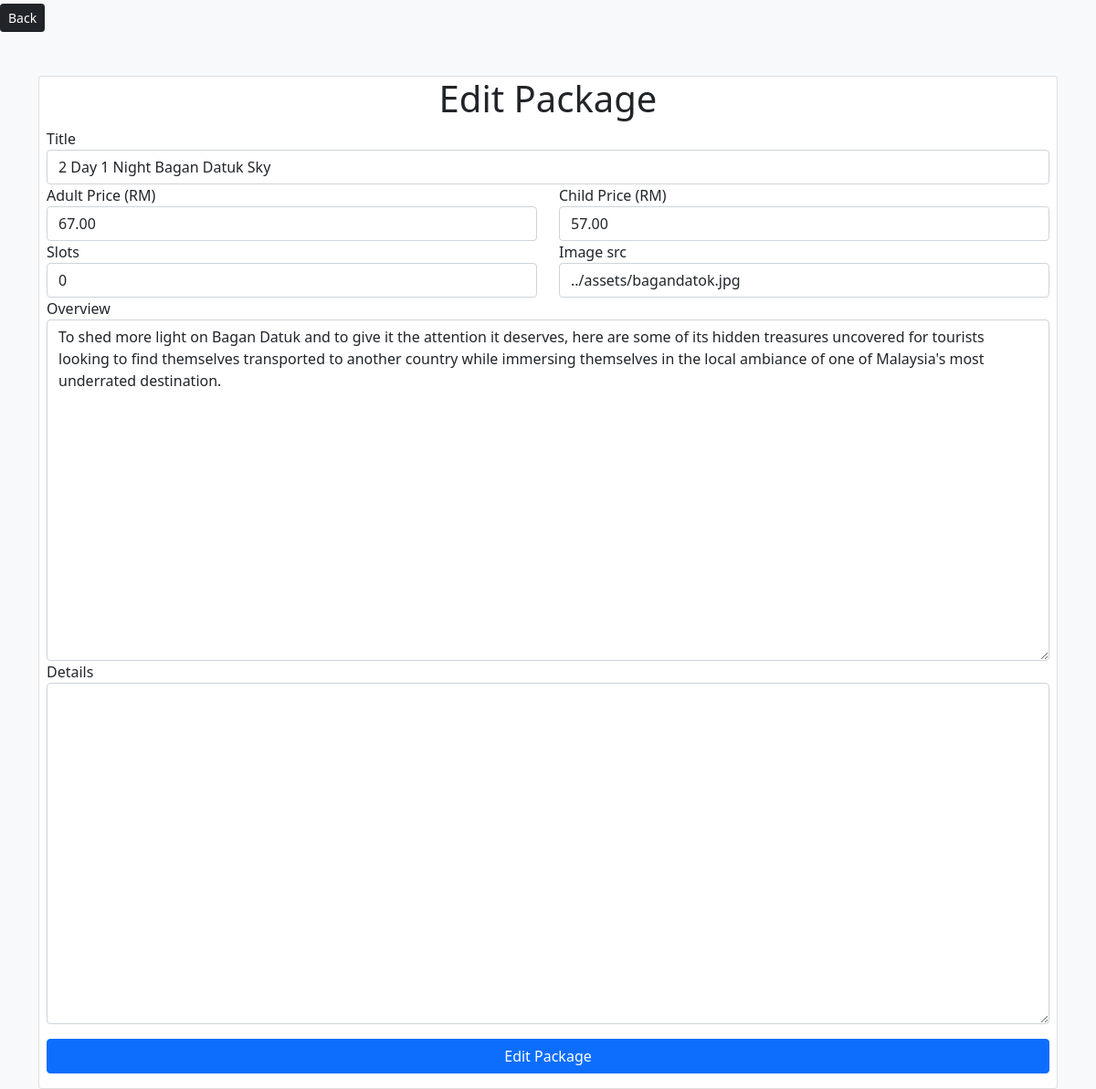
Page /views/admin/editPackageList.php?pkgID=1 (signed in) on the committed database.
### tables this page shows
CREATE TABLE `tourpackage` (
  `id` int(11) NOT NULL,
  `pkgTitle` varchar(30) NOT NULL,
  `pkgOverview` text NOT NULL,
  `pkgDetails` text NOT NULL,
  `pkgPrice` varchar(20) NOT NULL,
  `pkgChildPrice` varchar(20) NOT NULL,
  `pkgSlots` int(100) NOT NULL,
  `pkgImageSrc` varchar(255) NOT NULL
);

### views/admin/editPackageList.php (the view, shortened to what this page needs)
<?php
require_once('../../functions/connectDB.php');
$packageID = $_GET['pkgID'];
$sql = "SELECT * FROM tourpackage WHERE id = $packageID";
$result = mysqli_query($conn, $sql);
if(mysqli_num_rows($result) > 0){
    while($row = mysqli_fetch_assoc($result)){
?>
<!DOCTYPE html>
<html lang="en">
<head>
    <?php
        include '../components/cdnSetup.php'
    ?>
</head>
<body class="bg-light">
    <a href="packageList.php" class="btn btn-dark btn-sm mt-1">Back</a>
    <div class="container">
        <div class="card px-2 mt-5">
            <h1 class="text-center">Edit Package</h1>
            <div class="row">
                <div class="col-md-12">
                    <label>Title</label>
                    <input type="text" name="title" id="title" class="form-control" value="<?php echo $row['pkgTitle']; ?>">
                </div>
                <div class="col-md-6">
                    <label>Adult Price (RM)</label>
                    <input type="number" name="adultPrice" id="adultPrice" class="form-control" value="<?php echo $row['pkgPrice']; ?>">
                </div>
                <div class="col-md-6">
                    <label>Child Price (RM)</label>
                    <input type="number" name="childPrice" id="childPrice" class="form-control" value="<?php echo $row['pkgChildPrice']; ?>">
                </div>
                <div class="col-md-6">
                    <label>Slots</label>
                    <input type="number" name="slots" id="slots" class="form-control" value="<?php echo $row['pkgSlots']; ?>">
                </div>
                <div class="col-md-6">
                    <label>Image src</label>
                    <input type="text" name="imageSRC" id="imageSRC" class="form-control" value="<?php echo $row['pkgImageSrc']; ?>">
                </div>
                <div class="col-md-12">
                    <label>Overview</label>
                    <textarea class="form-control" name="overview" id="overview" cols="30" rows="15" ><?php echo $row['pkgOverview']; ?></textarea>
                </div>
                <div class="col-md-12">
                    <label>Details</label>
                    <textarea class="form-control" name="details" id="details" cols="30" rows="15" ><?php echo $row['pkgDetails']; ?></textarea>
                </div>
                <div class="col-md-12 my-3">
                    <button type="button" onclick="editPackage()" class="btn btn-primary"style="width:100%;">Edit Package</button>
                </div>
            </div>
        </div>
    </div>
</body>
</html>
<?php
    }
}
?>

### views/admin/editPackageList.php (style rules this page uses)
input[type=number] { -moz-appearance: textfield; }

### rows in the picture
tourpackage: title "2 Day 1 Night Bagan Datuk Sky", adultPrice "67.00", childPrice "57.00", slots "0", imageSRC "../assets/bagandatok.jpg", overview "To shed more light on Bagan Datuk and to give it the attention it deserves, here are some of its hidden treasures uncovered for tourists looking to find themselves transported to another country while immersing themselves in the local ambiance of one of Malaysia's most underrated destination."
